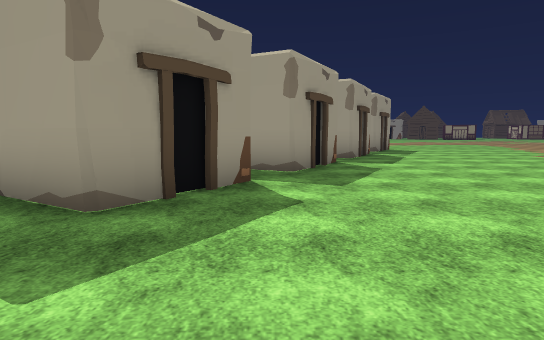
[1] (above)

24 first-person views from a walk through a scene from a Unity 3-D project. The camera is 1.4 m above the floor, tilts 6° down and sees 75° across. The floor is counted in squares, 2 m on a side. Each view is taken from the middle of a square. On the plan, view 1 faces up. The plan holds only what a view shows up to about 11 squares ahead; the rest is blank. The place goes on beyond the plan. Some animated figures are left out. Some surface patterns are stand-ins.

[2]
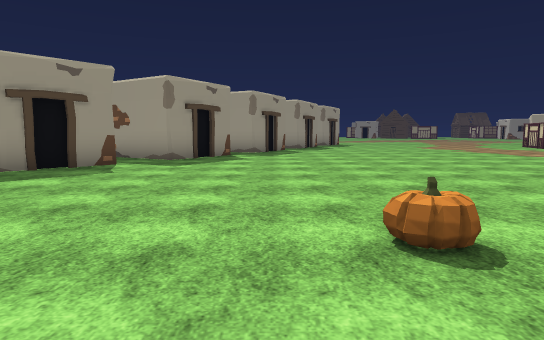

[3]
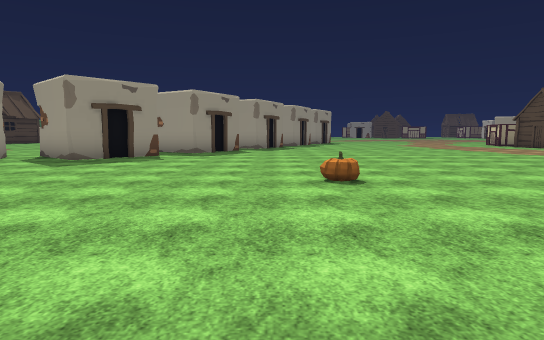

[4]
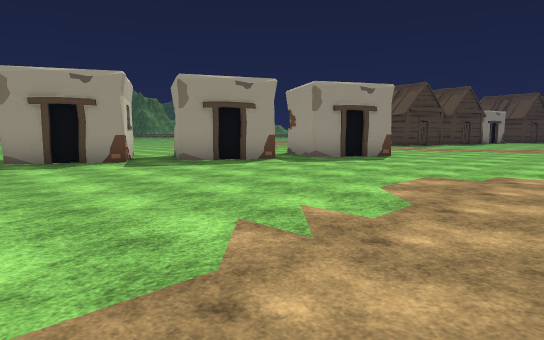

[5]
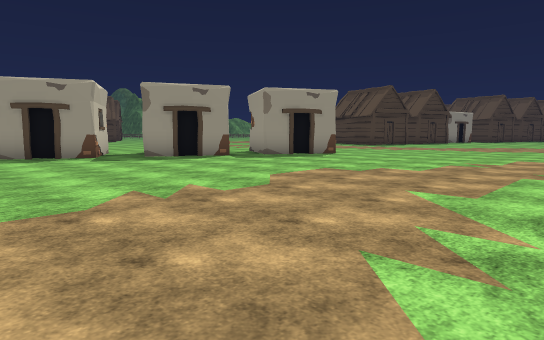

[6]
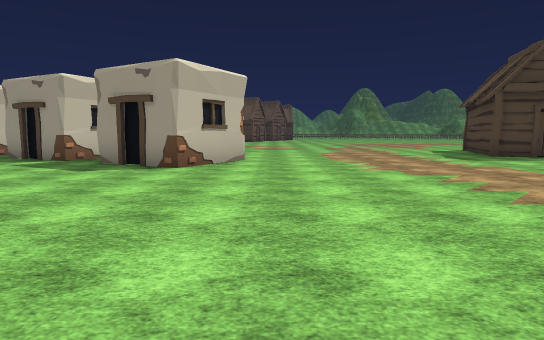

[7]
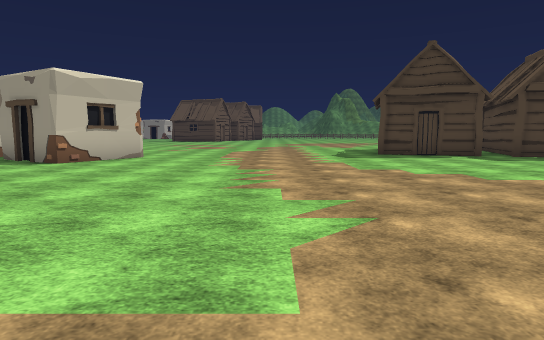

[8]
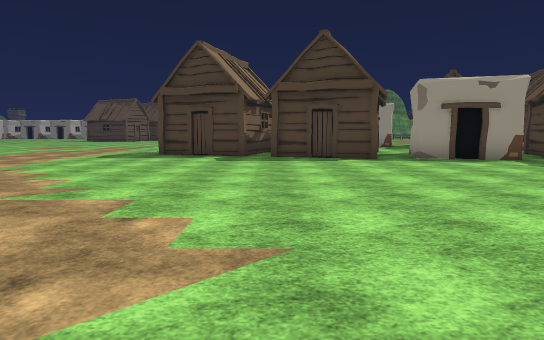

[9]
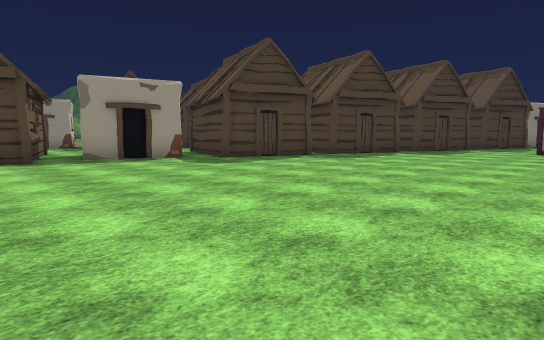

[10]
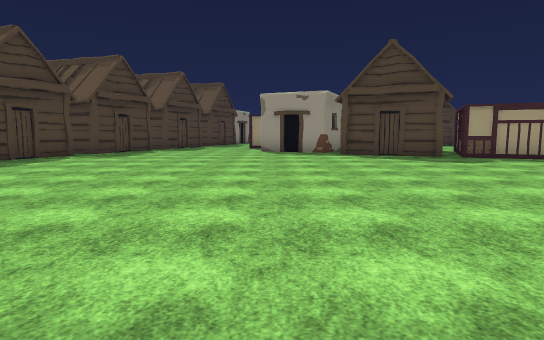

[11]
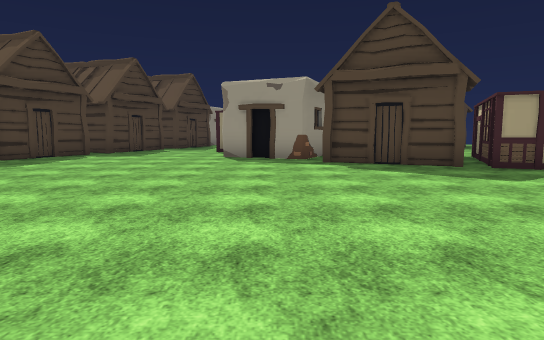

[12]
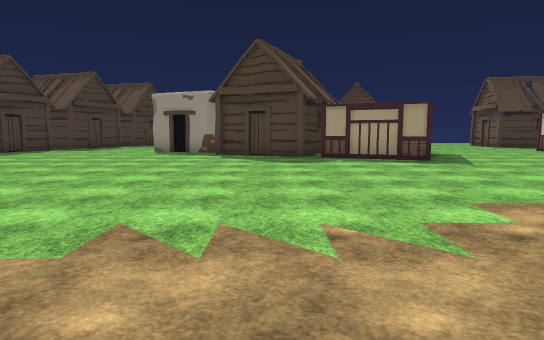

[13]
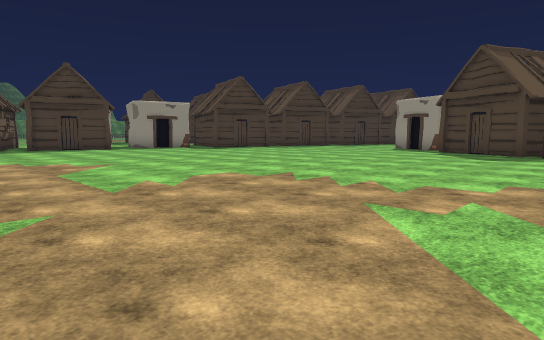

[14]
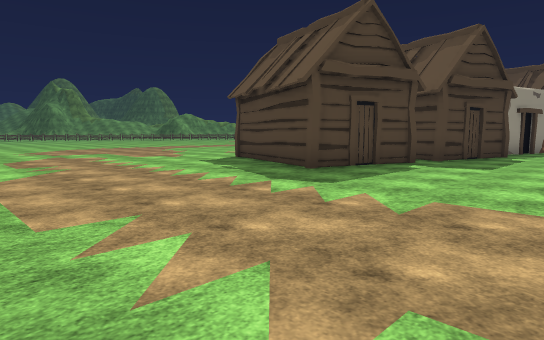

[15]
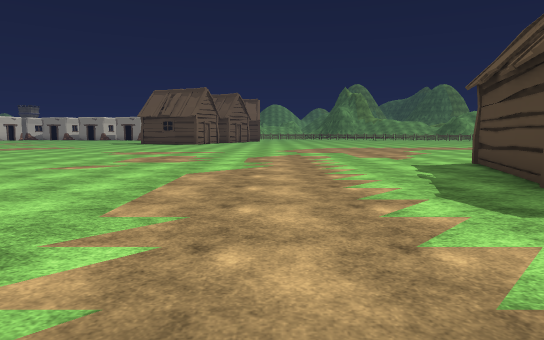

[16]
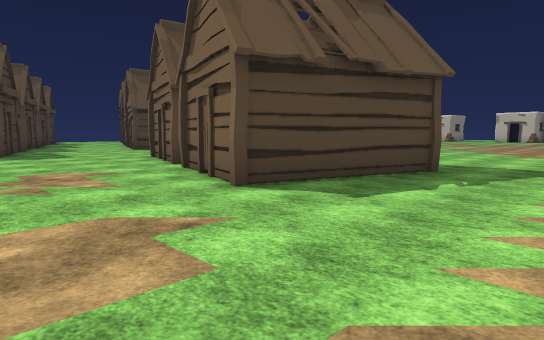

[17]
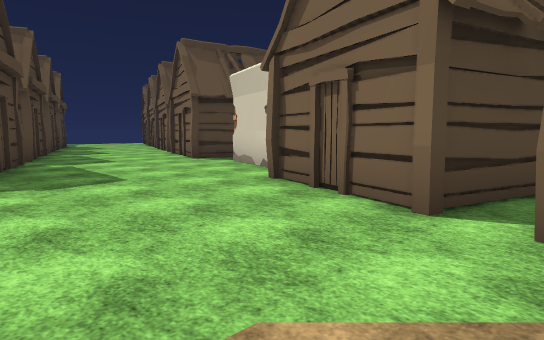

[18]
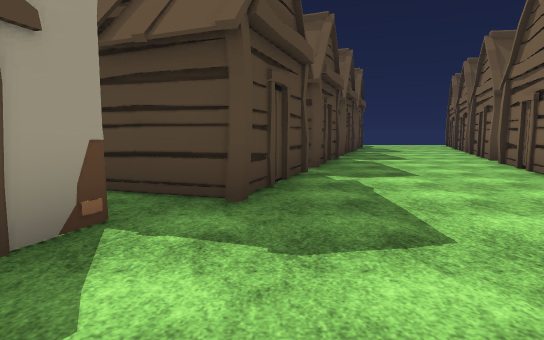

[19]
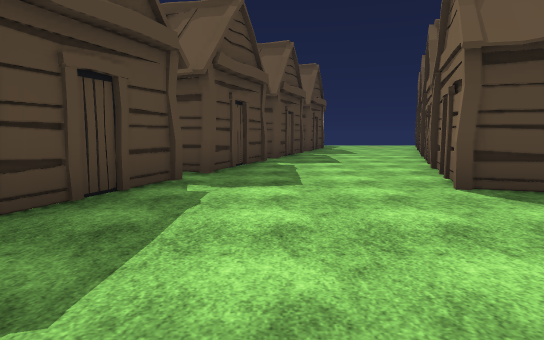

[20]
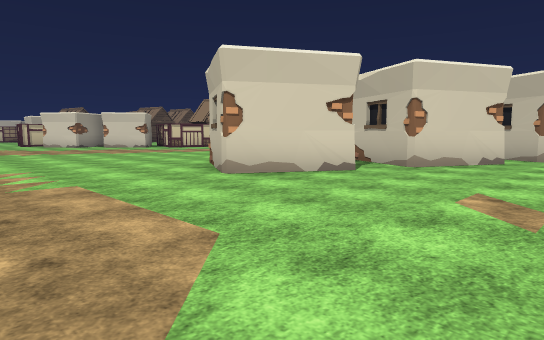

[21]
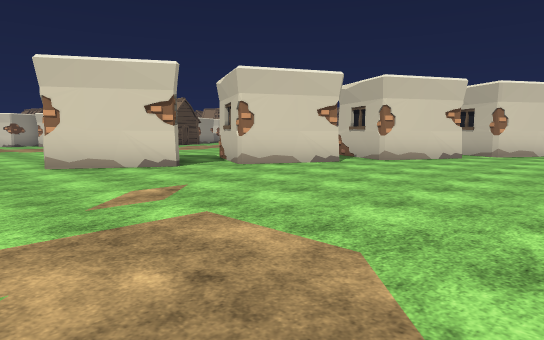

[22]
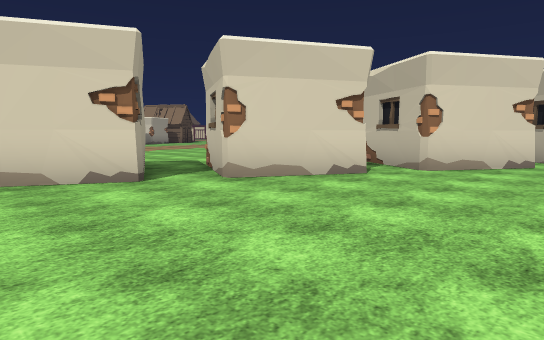

[23]
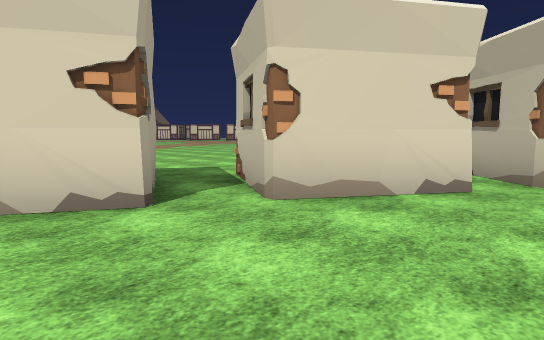

[24]
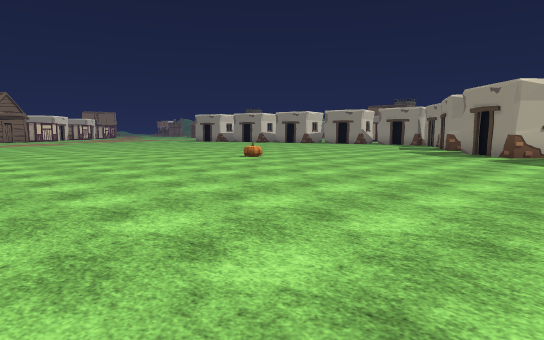

### Floor plan
Points are (right, up) in squares from view 1. A wall is a line through its corners. A room is listed if a view was taken in it or the views show most of it. See-through windows are left out.
Room 1 (views 1, 2, 3, 4, 5, 6, 7, 8, 9, 10, 11, 12, 13, 14, 15, 16, 17, 18, 19, 20, 21, 22, 23, 24)
walls: (5, 15.1) (3.8, 12.9); (3.3, 11.9) (2.2, 9.6) (-0.1, 10.7) (1, 13) (3.3, 11.9); (1.6, 14.2) (2.8, 16.4) (5, 15.1) (4.8, 14.7); (1.4, 7.9) (1.2, 7.5); (1.1, 7.8) (0.5, 6.8); (1, 7.2) (0.4, 6.2) (-1.8, 7.4) (-0.6, 9.7) (1.6, 8.5) (1.2, 7.7); (-1.8, 7.5) (-0.5, 9.6); (-0.3, 5.1) (-1.6, 3) (-3.7, 4.3) (-2.4, 6.5) (-0.3, 5.1); (2.4, 26.2) (1.6, 23.5) (-2, 24.6) (-1.1, 27.4); (-4.2, 3.4) (-2.4, 1.8) (-4.1, -0.1) (-5.6, 1.3); (-0.9, 28.2) (0, 31); (0.3, 30.7) (3.5, 29.7) (2.7, 27.1); (1, 32.1) (1.6, 34); (4.1, 33.4) (3.3, 31); (-4.3, 32.8) (-4.6, 31.9); (5.7, 36.8) (4.9, 34.2) (1.3, 35.4) (2.2, 38.2); (5.9, 36.9) (4.9, 34.2); (-2.4, 36.4) (-3.4, 33.6) (-5.1, 34.2); (16.8, 36.3) (14.2, 37.4); (20.1, 34.9) (17.4, 36); (13.9, 38.3) (11.6, 39.3); (2.7, 39.4) (3.2, 40.6); (7, 40.1) (6.2, 37.7); (-1.2, 40) (-2.2, 37.1)
objects: other object (2, -4)

Positions as (right, up) in squares from view 1, and headings:
1: (0, 0), facing up
2: (1, -6), facing up
3: (1, -9), facing up
4: (10, 5), facing up-left
5: (12, 5), facing up-left
6: (12, 17), facing left
7: (13, 20), facing left
8: (13, 27), facing left
9: (13, 28), facing up-left
10: (12, 26), facing up
11: (13, 29), facing up
12: (16, 26), facing up
13: (19, 24), facing up-left
14: (6, 18), facing up-left
15: (6, 20), facing left
16: (-5, 21), facing up-right
17: (-4, 27), facing up-right
18: (-3, 30), facing up
19: (-1, 31), facing up
20: (-2, 20), facing down-right
21: (-5, 18), facing down-right
22: (-5, 13), facing down-right
23: (-5, 9), facing down-right
24: (9, 4), facing down-left
